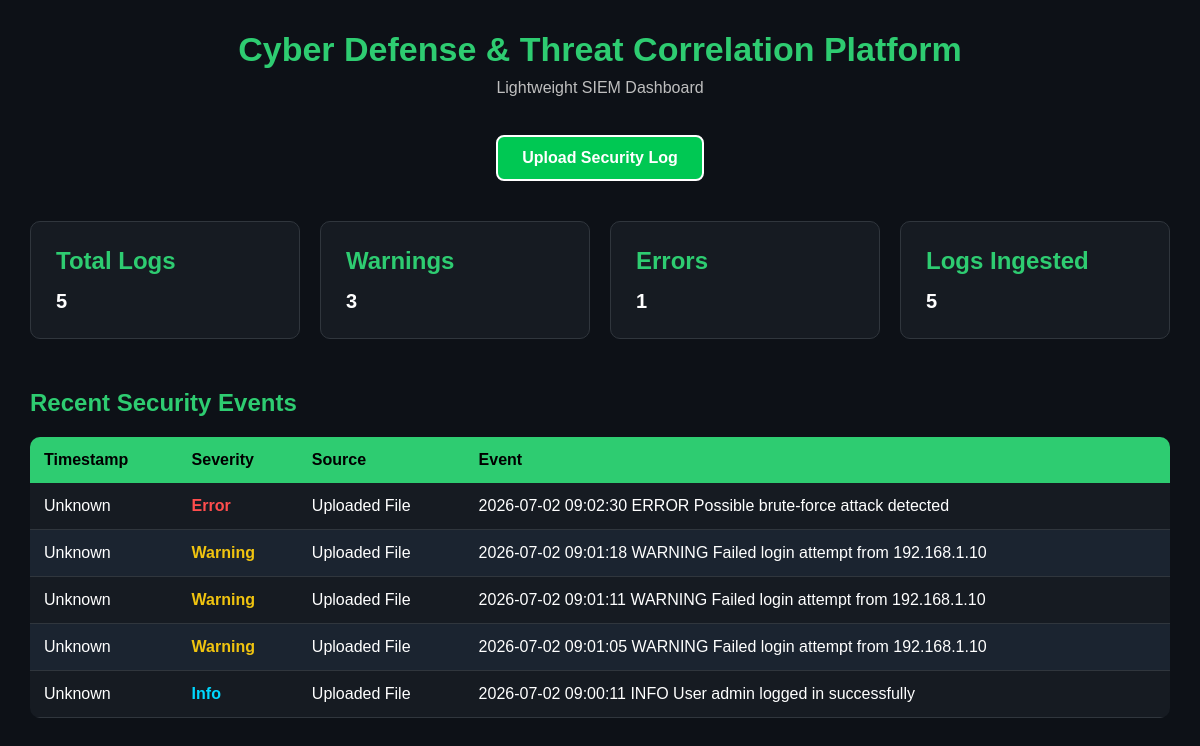
The app's page /, older data.
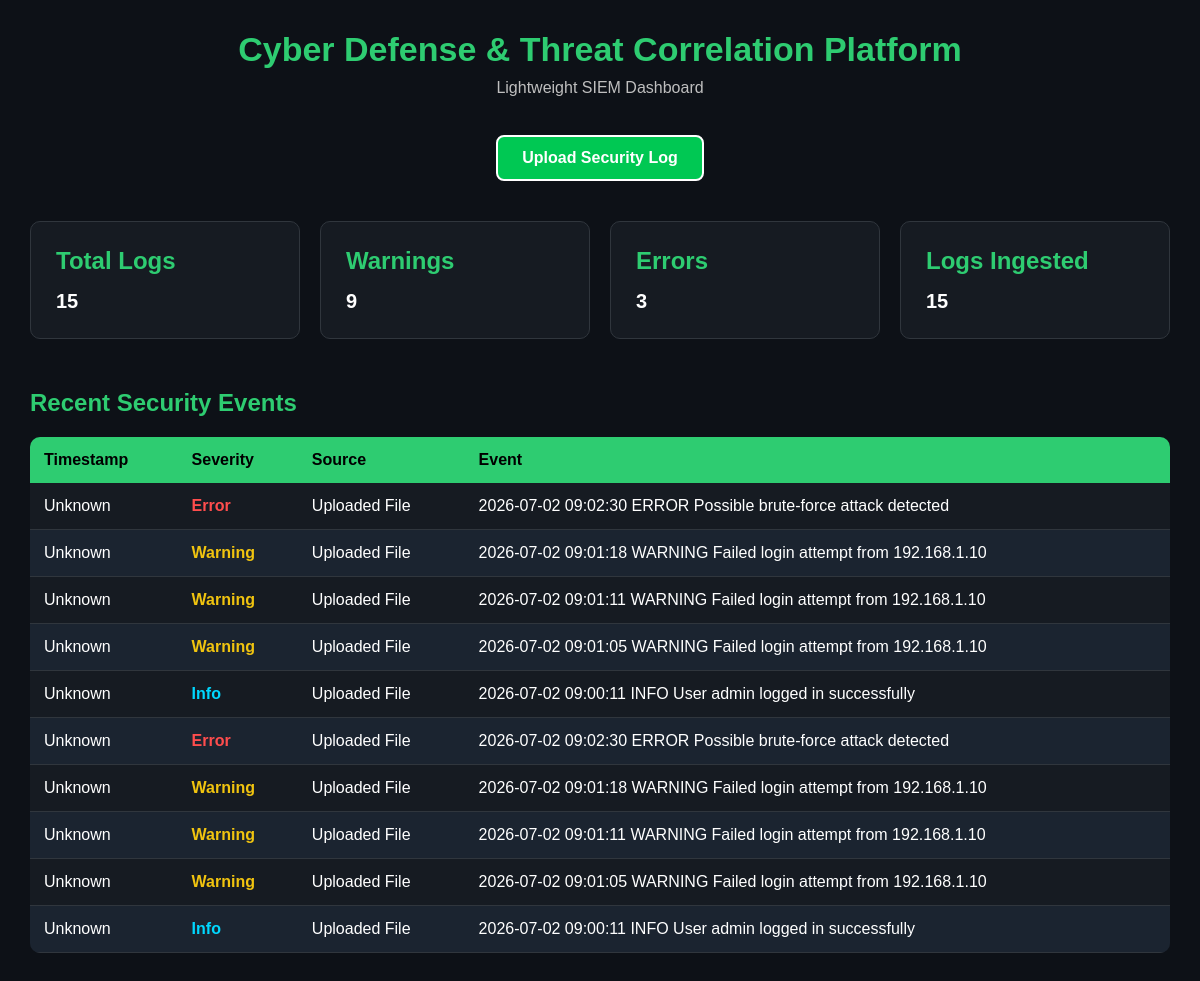
The same page, newer data.
### tables this page shows
CREATE TABLE logs (
    id INTEGER PRIMARY KEY AUTOINCREMENT,
    timestamp TEXT NOT NULL,
    source TEXT NOT NULL,
    event_type TEXT NOT NULL,
    severity TEXT NOT NULL,
    raw_log TEXT NOT NULL
);

### app.py (the view)
@app.route("/")
def dashboard():
    stats = get_dashboard_stats()
    logs = get_recent_logs()
    return render_template(
        "dashboard.html",
        stats=stats,
        logs=logs
    )

### modules/database.py (called while the page is built)
def get_connection():
    conn = sqlite3.connect(DATABASE)
    conn.row_factory = sqlite3.Row
    return conn

def get_recent_logs(limit=10):
    conn = get_connection()
    cursor = conn.cursor()
    logs = cursor.execute("""
        SELECT timestamp, severity, source, raw_log
        FROM logs
        ORDER BY id DESC
        LIMIT ?
    """, (limit,)).fetchall()
    conn.close()
    return logs

def get_dashboard_stats():
    conn = get_connection()
    cursor = conn.cursor()
    total_logs = cursor.execute(
        "SELECT COUNT(*) FROM logs"
    ).fetchone()[0]
    warnings = cursor.execute(
        "SELECT COUNT(*) FROM logs WHERE severity='Warning'"
    ).fetchone()[0]
    errors = cursor.execute(
        "SELECT COUNT(*) FROM logs WHERE severity='Error'"
    ).fetchone()[0]
    conn.close()
    return {
        "total_logs": total_logs,
        "warnings": warnings,
        "errors": errors
    }

### templates/dashboard.html (shortened to what this page needs)
<!DOCTYPE html>
<html lang="en">
<head>
    <link rel="stylesheet" href="{{ url_for('static', filename='css/style.css') }}">
</head>
<body>
<header>
    <h1>Cyber Defense & Threat Correlation Platform</h1>
    <p>Lightweight SIEM Dashboard</p>
    <br>
    <a href="/upload" class="btn">
    Upload Security Log
    </a>
</header>
<main>
    <div class="card">
        <h2>Total Logs</h2>
        <p>{{ stats.total_logs }}</p>
    </div>
    <div class="card">
        <h2>Warnings</h2>
        <p>{{ stats.warnings }}</p>
    </div>
    <div class="card">
        <h2>Errors</h2>
        <p>{{ stats.errors }}</p>
    </div>
    <div class="card">
        <h2>Logs Ingested</h2>
        <p>{{ stats.total_logs }}</p>
    </div>
    <div class="logs-section">
        <h2>Recent Security Events</h2>
        <table class="log-table">
            <thead>
                <tr>
                    <th>Timestamp</th>
                    <th>Severity</th>
                    <th>Source</th>
                    <th>Event</th>
                </tr>
            </thead>
            <tbody>
            {% for log in logs %}
                <tr>
                    <td>{{ log.timestamp }}</td>
                    <td>
                        <span class="{{ log.severity|lower }}">
                            {{ log.severity }}
                        </span>
                    </td>
                    <td>{{ log.source }}</td>
                    <td>{{ log.raw_log }}</td>
                </tr>
            {% endfor %}
            </tbody>
</table>
</div>
</main>
</body>
</html>

### static/css/style.css (style rules this page uses)
* { margin:0; padding:0; box-sizing:border-box; }
body { background:#0d1117; color:white; font-family:Arial,Helvetica,sans-serif; padding:30px; }
header { text-align:center; margin-bottom:40px; }
header h1 { color:#2ecc71; margin-bottom:10px; font-size:34px; }
header p { color:#bfbfbf; }
main { display:grid; grid-template-columns:repeat(4,1fr); gap:20px; }
.card { background:#161b22; border:1px solid #30363d; border-radius:10px; padding:25px; }
.card h2 { color:#2ecc71; margin-bottom:15px; }
.card p { font-size:20px; font-weight:bold; }
.logs-section { grid-column:1 / -1; margin-top:30px; }
.logs-section h2 { color:#2ecc71; margin-bottom:20px; }
.log-table { width:100%; border-collapse:collapse; background:#161b22; border-radius:10px; overflow:hidden; }
.log-table th { background:#2ecc71; color:black; padding:14px; text-align:left; }
.log-table td { padding:14px; border-bottom:1px solid #30363d; word-break:break-word; }
.log-table tr:nth-child(even) { background:#1b2430; }
.info { color:#00d8ff; font-weight:bold; }
.warning { color:#f1c40f; font-weight:bold; }
.error { color:#ff4d4d; font-weight:bold; }
.btn { display: inline-block; margin-top: 20px; padding: 12px 24px; background-color: #00c853; color: #ffffff; text-decoration: none; border-radius: 8px; font-size: 16px; font-weight: bold; border: 2px solid #ffffff; }

Row changes from the older to the newer data that the page shows:
added logs: timestamp "Unknown", severity "Error", source "Uploaded File", raw_log "2026-07-02 09:02:30 ERROR Possible brute-force attack detected"
added logs: timestamp "Unknown", severity "Warning", source "Uploaded File", raw_log "2026-07-02 09:01:18 WARNING Failed login attempt from 192.168.1.10"
added logs: timestamp "Unknown", severity "Warning", source "Uploaded File", raw_log "2026-07-02 09:01:11 WARNING Failed login attempt from 192.168.1.10"
added logs: timestamp "Unknown", severity "Warning", source "Uploaded File", raw_log "2026-07-02 09:01:05 WARNING Failed login attempt from 192.168.1.10"
added logs: timestamp "Unknown", severity "Info", source "Uploaded File", raw_log "2026-07-02 09:00:11 INFO User admin logged in successfully"
Text that changed along with them:
{{ stats.total_logs }}: "5" → "15"
{{ stats.warnings }}: "3" → "9"
{{ stats.errors }}: "1" → "3"
